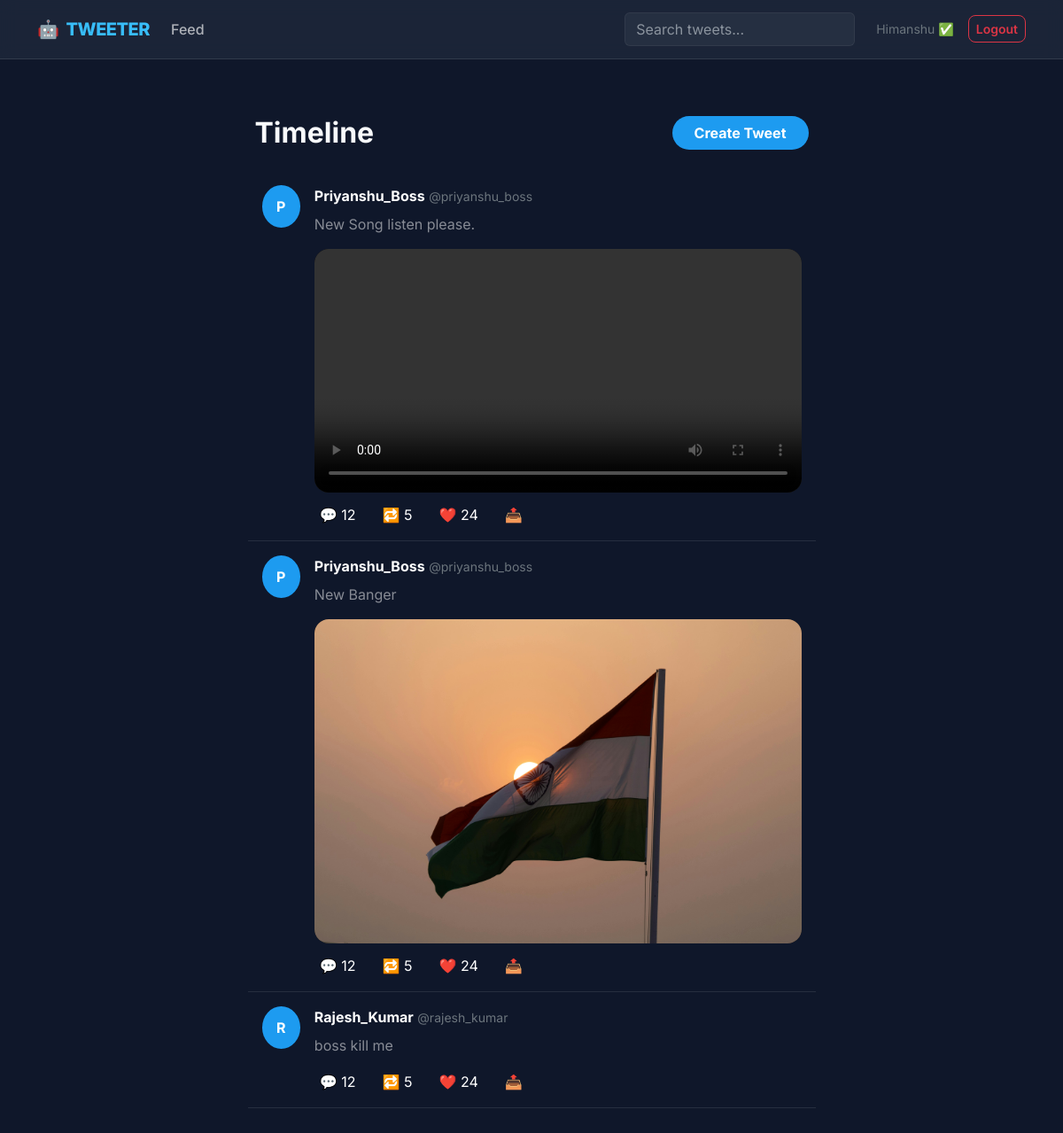
The page /tweet/ (signed in) on the database its author committed.
### tweet/models.py (models this page shows, shortened)
class Tweet(models.Model):
    user=models.ForeignKey(User,on_delete=models.CASCADE)
    text=models.TextField(max_length=150)
    photo=models.ImageField(upload_to='photos/',blank=True,null=True)
    video=models.FileField(upload_to='videos/',blank=True,null=True)
    created_at=models.DateTimeField(auto_now_add=True)
    updated_at=models.DateTimeField(auto_now=True)

### tweet/views.py (the view)
# urls.py: path('', views.tweet_list,name='tweet_list'),
def tweet_list(request):
    tweets=Tweet.objects.all().order_by('-created_at')
    return render(request,'tweet_list.html',{'tweets':tweets})

### tweet/templates/tweet_list.html (shortened to what this page needs)
{% extends "layout.html" %}
{% block content %}
<div class="row justify-content-center">
    <div class="col-12 col-lg-7">
        <div class="d-flex justify-content-between align-items-center mb-4 pt-3 px-2">
            <h2 class="fw-bold mb-0">Timeline</h2>
            <a class="btn btn-tweet px-4" href="{% url 'tweet_create' %}">
                Create Tweet
            </a>
        </div>
        <div class="tweet-container">
            {% for tweet in tweets %}
            <div class="tweet-card p-3 border-bottom border-secondary border-opacity-25">
                <div class="d-flex gap-3">
                    <div class="avatar">
                        {{ tweet.user.username|first|upper }}
                    </div>
                    <div class="w-100">
                        <div class="d-flex justify-content-between">
                            <div>
                                <span class="fw-bold text-white">{{ tweet.user.username }}</span>
                                <span class="text-secondary small">@{{ tweet.user.username|lower }}</span>
                            </div>
                        </div>
                        <p class="mt-2 text-white-50">
                            {{ tweet.text }}
                        </p>
                        {% if tweet.photo %}
                        <div class="media-wrapper">
                            <img src="{{ tweet.photo.url }}" alt="Tweet image">
                        </div>
                        {% elif tweet.video %}
                        <div class="media-wrapper">
                            <video controls>
                                <source src="{{ tweet.video.url }}">
                            </video>
                        </div>
                        {% endif %}
                        <div class="actions">
                            <button class="btn-action hover-blue">💬 12</button>
                            <button class="btn-action hover-green">🔁 5</button>
                            <button class="btn-action hover-red">❤️ 24</button>
                            <button class="btn-action hover-blue" onclick="copyUrl()">📤</button>
                        </div>
                    </div>
                </div>
            </div>
            {% empty %}
            <div class="text-center py-5 text-secondary">
                <h4>No tweets yet.</h4>
            </div>
            {% endfor %}
        </div>
    </div>
</div>
{% endblock %}

### templates/layout.html (shortened to what this page needs)
{% load static %}
<!doctype html>
<html lang="en" data-bs-theme="dark">
<head>
    <link href="https://cdn.jsdelivr.net/npm/bootstrap@5.3.0/dist/css/bootstrap.min.css" rel="stylesheet">
</head>
<body>
    <nav class="navbar navbar-expand-lg sticky-top">
        <div class="container">
            <a class="navbar-brand d-flex align-items-center" href="{% url 'tweet_list' %}">
                <span class="me-2">🤖</span> TWEETER
            </a>
            <div class="collapse navbar-collapse" id="navContent">
                <ul class="navbar-nav me-auto mb-2 mb-lg-0">
                    <li class="nav-item">
                        <a class="nav-link" href="{% url 'tweet_list' %}">Feed</a>
                    </li>
                </ul>
                <form class="d-flex me-3" role="search">
                    <input class="form-control me-2" type="search" placeholder="Search tweets..." aria-label="Search">
                </form>
                <div class="d-flex align-items-center gap-2">
                    {% if user.is_authenticated %}
                        <span class="text-secondary me-2 small">{{ user.username }} ✅</span>
                        <form method="post" action="{% url 'logout' %}" class="m-0">
                            <button class="btn btn-outline-danger btn-sm" type="submit">Logout</button>
                        </form>
                    {% else %}
                        <a href="{% url 'login' %}" class="btn btn-link text-decoration-none text-light">Login</a>
                        <a href="{% url 'register' %}" class="btn btn-primary">Sign Up</a>
                    {% endif %}
                </div>
            </div>
        </div>
    </nav>
    <main class="container main-container">
        {% block content %}{% endblock %}
    </main>
</body>
</html>

### templates/layout.html (style rules this page uses)
body { font-family: 'Inter', sans-serif; background-color: #0f172a; color: #f8fafc; }
.navbar { backdrop-filter: blur(10px); background-color: rgba(30, 41, 59, 0.8) !important; border-bottom: 1px solid rgba(255, 255, 255, 0.1); padding: 0.8rem 1rem; }
.navbar-brand { font-weight: 800; letter-spacing: -0.5px; color: #38bdf8 !important; }
.nav-link { font-weight: 500; transition: color 0.3s ease; }
.main-container { margin-top: 3rem; margin-bottom: 3rem; min-height: 80vh; }
.btn { border-radius: 8px; font-weight: 600; transition: all 0.2s ease; }
.form-control { background-color: rgba(255, 255, 255, 0.05); border: 1px solid rgba(255, 255, 255, 0.1); color: white; }

### tweet/templates/tweet_list.html (style rules this page uses)
.avatar { width: 48px; height: 48px; background: #1d9bf0; border-radius: 50%; color: white; font-weight: bold; display: flex; align-items: center; justify-content: center; }
.media-wrapper { margin-top: 10px; border-radius: 16px; overflow: hidden; background: #000; }
.media-wrapper img, .media-wrapper video { width: 100%; max-height: 500px; object-fit: contain; display: block; }
.actions { display: flex; gap: 18px; margin-top: 12px; color: #71767b; }
.btn-action { background: none; border: none; cursor: pointer; }
.btn-tweet { background: #1d9bf0; color: white; border-radius: 999px; font-weight: 700; }

### rows shown on the page
Tweet: user.username|first "P", user.username "Priyanshu_Boss", user.username "priyanshu_boss", text "New Song listen please."
Tweet: user.username|first "P", user.username "Priyanshu_Boss", user.username "priyanshu_boss", text "New Banger", photo (picture)
Tweet: user.username|first "R", user.username "Rajesh_Kumar", user.username "rajesh_kumar", text "boss kill me"

### other values the page prints
{{ user.username }} "Himanshu"
